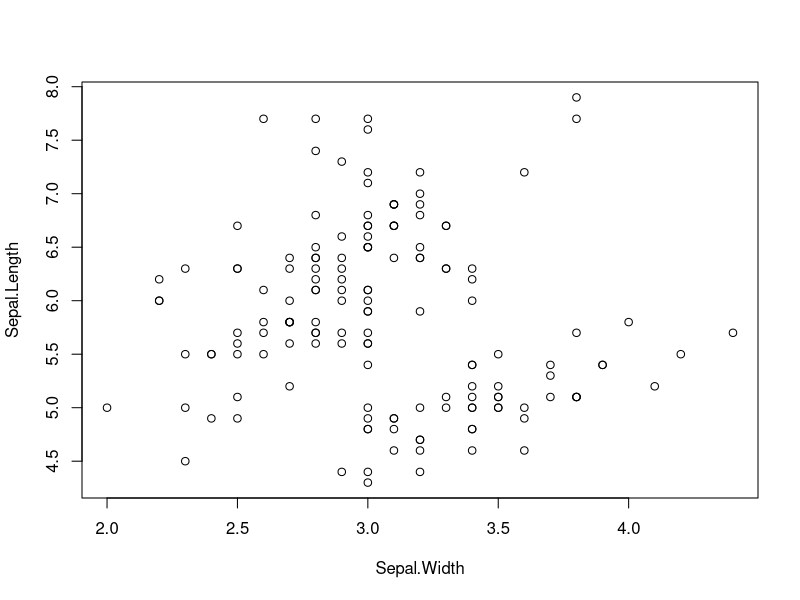
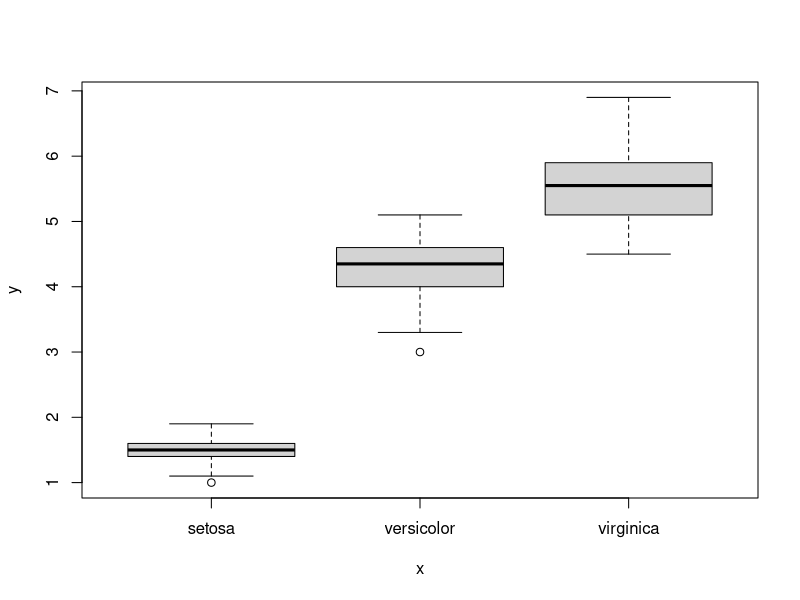
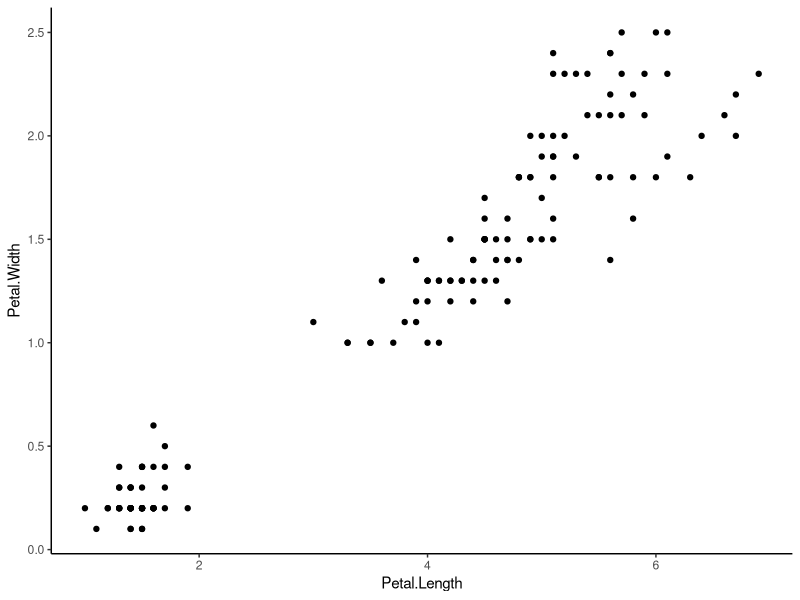

The R script that drew these images, in order:
##iris data

data("iris")
summary(iris)

plot(Sepal.Length ~ Sepal.Width, data = iris)
plot(iris$Species, iris$Petal.Length, data = iris)

library(ggplot2)
ggplot(iris, aes(x= Petal.Length, y= Petal.Width)) +
  geom_point() +
  theme_classic()
